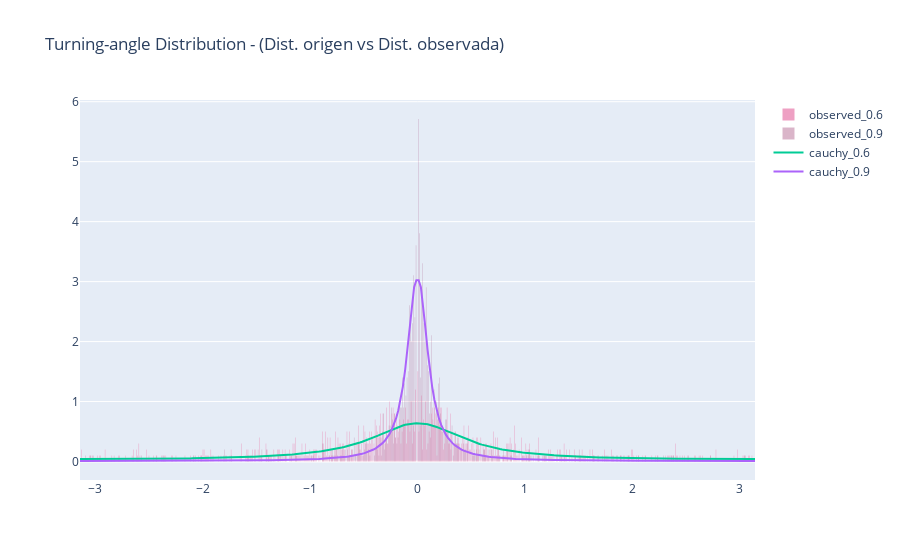

The notebook cell saved with this chart:
### Code cell
# PLot histogram
fig_met_df_3 = go.Figure()


# Histogram turning angle CRW_2d_df_6
## start - Add your code here
fig_met_df_3.add_trace(go.Histogram(x=met_crw_6_9_df.TA_CRW_6,
                                    xbins=dict(size=np.pi/300),
                                    histnorm='percent',
                                    name='observed_0.6',
                                    marker_color='#EB89B5',
                                    opacity=0.80,
                                    showlegend=True))
## end - Add your code here


# Histogram turning angle CRW_2d_df_9
## start - Add your code here
fig_met_df_3.add_trace(go.Histogram(x=met_crw_6_9_df.TA_CRW_9,
                                    xbins=dict(size=np.pi/300),
                                    histnorm='percent',
                                    name='observed_0.9',
                                    marker_color='#880E4F',
                                    opacity=0.30,
                                    showlegend=True))

## end - Add your code here


# Add origin distributions
## start - Add your code here
resolution=300

aux_domain = np.linspace(0, 2*np.pi, resolution)

for CRW_exponent in [0.6, 0.9]:
  wrapcauchy_pdf = np.array([wrapcauchy.pdf(i, CRW_exponent) for i in aux_domain])

  #another aux vector
  aux_plot = np.linspace(-np.pi, np.pi, resolution)

  #Only for plotting
  plot_wrapcauchy_pdf = np.concatenate((wrapcauchy_pdf[int (resolution/2):resolution], wrapcauchy_pdf[0:int(resolution/2)]),  axis=0)
  fig_met_df_3.add_trace(go.Scatter(x = aux_plot, 
                                   y = plot_wrapcauchy_pdf,
                                   marker = dict(size=2),
                                   line = dict(width=2),
                                   mode = 'lines',
                                   name = 'cauchy_{}'.format(CRW_exponent),
                                   showlegend = True))
## end - Add your code here
fig_met_df_3.update_layout(
    title_text='Turning-angle Distribution - (Dist. origen vs Dist. observada)'
)
fig_met_df_3.show()

### Figure 1 — Plotly figure (JSON) as saved in the notebook; plotly's stock layout.template omitted (floating-point values rounded to 4 significant figures; data arrays with more than 128 entries replaced by an {"elided": "..."} marker saying what was removed)
{"data": [{"histnorm": "percent", "marker": {"color": "#EB89B5"}, "name": "observed_0.6", "opacity": 0.8, "showlegend": true, "type": "histogram", "x": {"elided": "998 float values"}, "xbins": {"size": 0.01047}}, {"histnorm": "percent", "marker": {"color": "#880E4F"}, "name": "observed_0.9", "opacity": 0.3, "showlegend": true, "type": "histogram", "x": {"elided": "998 float values"}, "xbins": {"size": 0.01047}}, {"line": {"width": 2}, "marker": {"size": 2}, "mode": "lines", "name": "cauchy_0.6", "showlegend": true, "type": "scatter", "x": {"elided": "300 float values"}, "y": {"elided": "300 float values"}}, {"line": {"width": 2}, "marker": {"size": 2}, "mode": "lines", "name": "cauchy_0.9", "showlegend": true, "type": "scatter", "x": {"elided": "300 float values"}, "y": {"elided": "300 float values"}}], "layout": {"title": {"text": "Turning-angle Distribution - (Dist. origen vs Dist. observada)"}}}
